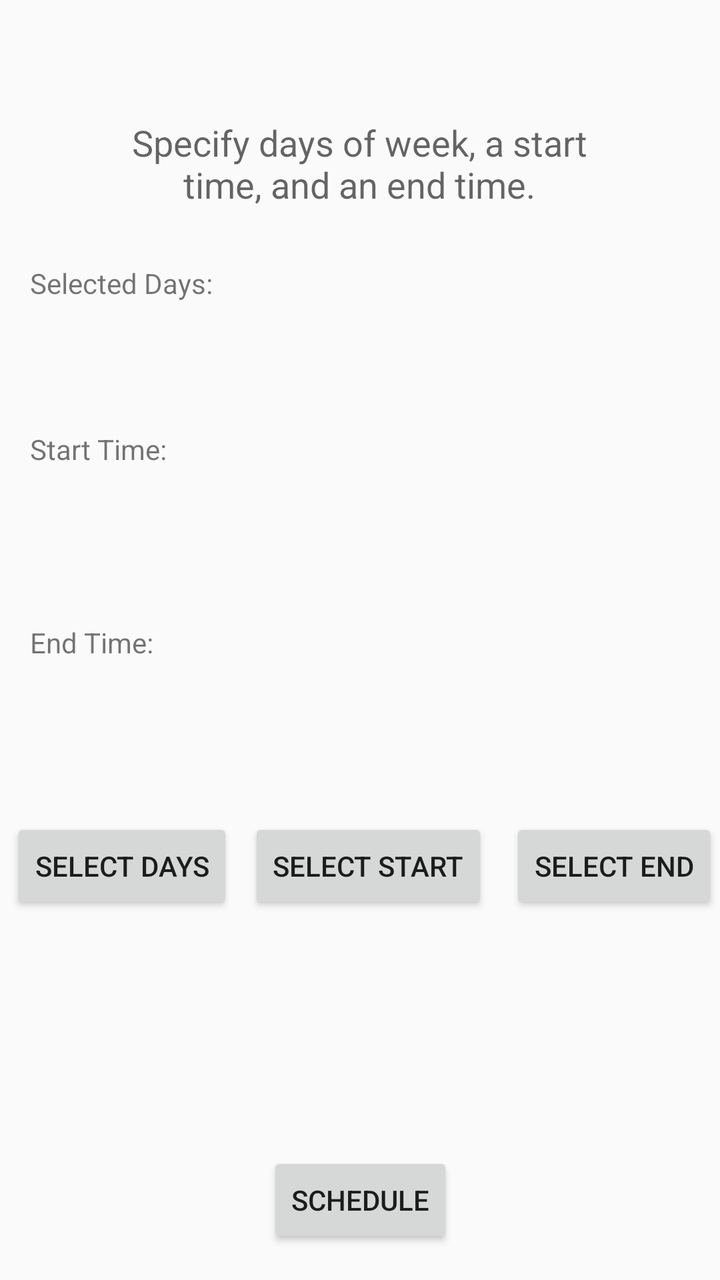
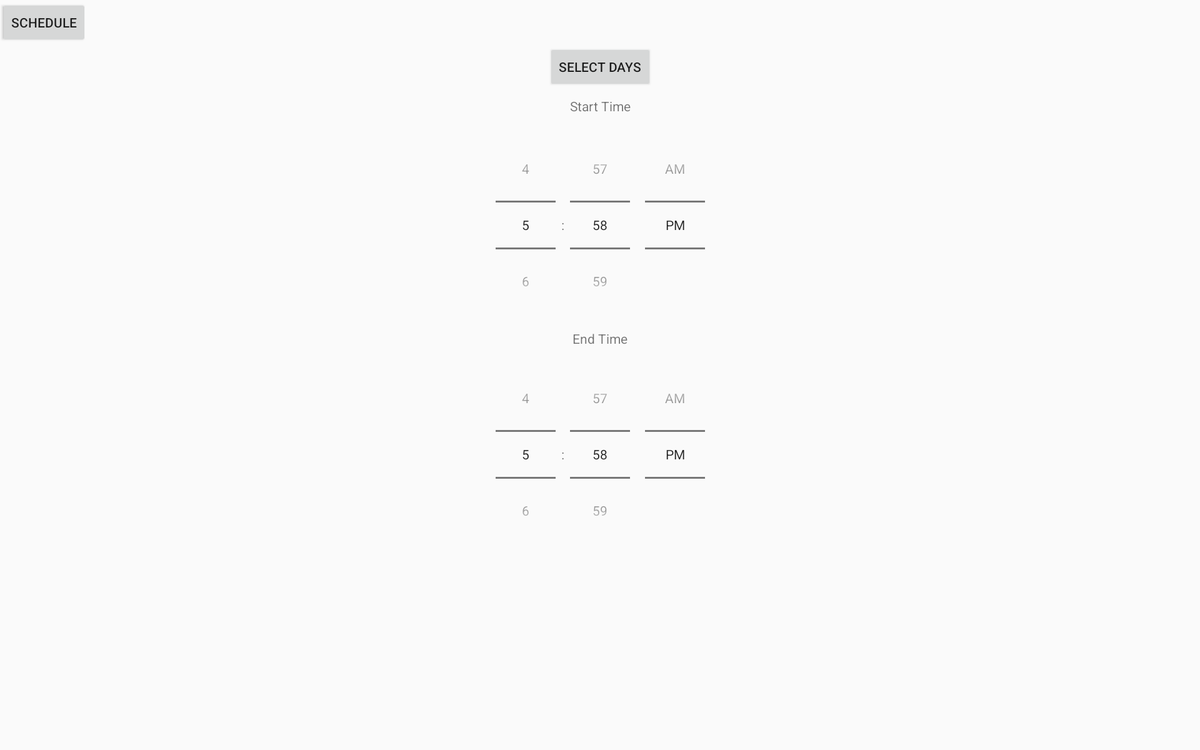

First picture: res/layout/ on a phone held upright. Second picture: the repository's own variant of that layout, on a device whose configuration matches the variant's folder. Source for both follows.
<!-- AndroidManifest.xml: application theme AppTheme -->
<!-- res/layout/content_create_timeslot.xml -->
<?xml version="1.0" encoding="utf-8"?>
<LinearLayout xmlns:android="http://schemas.android.com/apk/res/android"
              xmlns:app="http://schemas.android.com/apk/res-auto"
              xmlns:tools="http://schemas.android.com/tools"
              android:layout_width="match_parent"
              android:layout_height="match_parent"
              app:layout_behavior="@string/appbar_scrolling_view_behavior"
              tools:context="com.team9.focus.activities.CreateTimeslotActivity"
              tools:showIn="@layout/activity_create_timeslot"
              android:orientation="vertical">


    <ScrollView
        android:layout_width="match_parent"
        android:layout_height="match_parent"
        android:fillViewport="true"
        tools:layout_editor_absoluteX="8dp"
        tools:layout_editor_absoluteY="8dp">

        <android.support.constraint.ConstraintLayout
            android:layout_width="match_parent"
            android:layout_height="match_parent"
            tools:layout_editor_absoluteX="8dp"
            tools:layout_editor_absoluteY="8dp">

            <TextView
                android:id="@+id/tvCreateTimeslotInstructions"
                android:layout_width="254dp"
                android:layout_height="57dp"
                android:layout_marginEnd="8dp"
                android:layout_marginLeft="8dp"
                android:layout_marginRight="8dp"
                android:layout_marginStart="8dp"
                android:layout_marginTop="59dp"
                android:text="Specify days of week, a start time, and an end time."
                android:textAlignment="center"
                android:textAppearance="@android:style/TextAppearance.Material.Medium"
                app:layout_constraintHorizontal_bias="0.496"
                app:layout_constraintLeft_toLeftOf="parent"
                app:layout_constraintRight_toRightOf="parent"
                app:layout_constraintTop_toTopOf="parent"/>

            <Button
                android:id="@+id/scheduleButton"
                android:layout_width="wrap_content"
                android:layout_height="wrap_content"

                android:layout_alignStart="@+id/textView21"
                android:layout_alignTop="@+id/endTimePicker"
                android:layout_marginBottom="16dp"
                android:layout_marginEnd="8dp"
                android:layout_marginLeft="8dp"
                android:layout_marginRight="8dp"
                android:layout_marginStart="8dp"
                android:text="Schedule"
                app:layout_constraintBottom_toBottomOf="parent"
                app:layout_constraintLeft_toLeftOf="parent"
                app:layout_constraintRight_toRightOf="parent"
                />

            <LinearLayout
                android:id="@+id/linearLayout2"
                android:layout_width="362dp"
                android:layout_height="51dp"
                android:layout_marginBottom="116dp"
                android:orientation="horizontal"
                android:weightSum="1"
                app:layout_constraintBottom_toTopOf="@+id/scheduleButton"
                android:layout_marginLeft="8dp"
                app:layout_constraintLeft_toLeftOf="parent"
                android:layout_marginRight="8dp"
                app:layout_constraintRight_toRightOf="parent">

                <LinearLayout
                    android:layout_width="fill_parent"
                    android:layout_height="wrap_content"
                    android:layout_weight="0.33"
                    android:gravity="center"
                    android:orientation="vertical">

                    <Button
                        android:id="@+id/btnSelectDays"
                        android:layout_width="wrap_content"
                        android:layout_height="wrap_content"
                        android:layout_centerVertical="true"
                        android:text="Select Days"/>
                </LinearLayout>

                <LinearLayout
                    android:layout_width="fill_parent"
                    android:layout_height="wrap_content"
                    android:layout_weight="0.33"
                    android:gravity="center"
                    android:orientation="vertical">

                    <Button
                        android:id="@+id/btnStartTime"
                        android:layout_width="wrap_content"
                        android:layout_height="wrap_content"
                        android:layout_centerVertical="true"
                        android:text="Select Start"
                        app:layout_constraintVertical_bias="0.761"/>
                </LinearLayout>

                <LinearLayout
                    android:layout_width="fill_parent"
                    android:layout_height="wrap_content"
                    android:layout_weight="0.33"
                    android:gravity="center"
                    android:orientation="vertical">

                    <Button
                        android:id="@+id/btnEndTime"
                        android:layout_width="wrap_content"
                        android:layout_height="wrap_content"

                        android:layout_centerVertical="true"
                        android:text="Select End"/>


                </LinearLayout>


            </LinearLayout>

            <LinearLayout
                android:layout_width="fill_parent"
                android:layout_height="25dp"
                android:layout_marginBottom="8dp"
                android:layout_marginTop="8dp"
                android:orientation="horizontal"
                android:textAlignment="center"
                app:layout_constraintBottom_toTopOf="@+id/linearLayout2"
                app:layout_constraintTop_toBottomOf="@+id/linearLayout5"
                tools:layout_editor_absoluteX="0dp">

                <TextView
                    android:id="@+id/textView8"
                    android:layout_width="wrap_content"
                    android:layout_height="wrap_content"
                    android:layout_marginLeft="15dp"
                    android:layout_weight="0.5"
                    android:text="End Time:"
                    android:textAlignment="textStart"/>

                <TextView
                    android:id="@+id/tvEndTime"
                    android:layout_width="wrap_content"
                    android:layout_height="wrap_content"
                    android:layout_weight="1.23"
                    />
            </LinearLayout>

            <LinearLayout
                android:id="@+id/linearLayout5"
                android:layout_width="fill_parent"
                android:layout_height="24dp"
                android:layout_marginTop="65dp"
                android:orientation="horizontal"
                android:textAlignment="center"
                app:layout_constraintTop_toBottomOf="@+id/linearLayout3"
                tools:layout_editor_absoluteX="3dp">

                <TextView
                    android:id="@+id/textView11"
                    android:layout_width="wrap_content"
                    android:layout_height="wrap_content"
                    android:layout_marginLeft="15dp"
                    android:layout_weight="0.5"
                    android:text="Start Time:"
                    android:textAlignment="textStart"/>

                <TextView
                    android:id="@+id/tvStartTime"
                    android:layout_width="wrap_content"
                    android:layout_height="wrap_content"
                    android:layout_weight="1.20"
                    />
            </LinearLayout>

            <LinearLayout
                android:id="@+id/linearLayout3"
                android:layout_width="fill_parent"
                android:layout_height="18dp"
                android:layout_marginTop="16dp"
                android:orientation="horizontal"
                android:textAlignment="center"
                app:layout_constraintLeft_toLeftOf="parent"
                app:layout_constraintRight_toRightOf="parent"
                app:layout_constraintTop_toBottomOf="@+id/tvCreateTimeslotInstructions"
                tools:layout_editor_absoluteY="151dp">

                <TextView
                    android:id="@+id/textView8"
                    android:layout_width="wrap_content"
                    android:layout_height="wrap_content"
                    android:layout_marginLeft="15dp"
                    android:layout_weight="0.5"
                    android:text="Selected Days:"
                    android:textAlignment="textStart"/>

                <TextView
                    android:id="@+id/tvSelectedDays"
                    android:layout_width="wrap_content"
                    android:layout_height="wrap_content"
                    android:layout_weight="1.83"
                    />
            </LinearLayout>

        </android.support.constraint.ConstraintLayout>
    </ScrollView>

</LinearLayout>
<!-- res/layout/activity_create_timeslot.xml (included above) -->
<?xml version="1.0" encoding="utf-8"?>
<android.support.design.widget.CoordinatorLayout xmlns:android="http://schemas.android.com/apk/res/android"
    xmlns:app="http://schemas.android.com/apk/res-auto"
    xmlns:tools="http://schemas.android.com/tools"
    android:layout_width="match_parent"
    android:layout_height="match_parent"
    tools:context="com.team9.focus.activities.CreateTimeslotActivity">

    <android.support.design.widget.AppBarLayout
        android:layout_width="match_parent"
        android:layout_height="wrap_content"
        android:theme="@style/AppTheme.AppBarOverlay">

        <android.support.v7.widget.Toolbar
            android:id="@+id/toolbar"
            android:layout_width="match_parent"
            android:layout_height="?attr/actionBarSize"
            android:background="?attr/colorPrimary"
            app:popupTheme="@style/AppTheme.PopupOverlay" />

    </android.support.design.widget.AppBarLayout>

    <include layout="@layout/content_create_timeslot" />

</android.support.design.widget.CoordinatorLayout>
<!-- resources referenced by this layout -->
<resources>
  <style name="AppTheme.AppBarOverlay" parent="ThemeOverlay.AppCompat.Dark.ActionBar" />
  <style name="AppTheme.PopupOverlay" parent="ThemeOverlay.AppCompat.Light" />
  <style name="AppTheme" parent="Theme.AppCompat.Light.DarkActionBar">
          
          <item name="colorPrimary">@color/colorPrimary</item>
          <item name="colorPrimaryDark">@color/colorPrimaryDark</item>
          <item name="colorAccent">@color/colorAccent</item>
          <item name="windowActionBar">false</item>
          <item name="windowNoTitle">true</item>
      </style>
  <color name="colorPrimary">#61CA9C</color>
  <color name="colorPrimaryDark">#239D69</color>
  <color name="colorAccent">#8DE1BD</color>
</resources>
<!-- res/layout-xlarge/content_create_timeslot.xml (the author's variant of the layout above) -->
<!-- drawn on a large tablet held sideways -->
<?xml version="1.0" encoding="utf-8"?>
<LinearLayout xmlns:android="http://schemas.android.com/apk/res/android"
              xmlns:app="http://schemas.android.com/apk/res-auto"
              xmlns:tools="http://schemas.android.com/tools"
              android:layout_width="match_parent"
              android:layout_height="match_parent"
              app:layout_behavior="@string/appbar_scrolling_view_behavior"
              tools:context="com.team9.focus.activities.CreateTimeslotActivity"
              tools:showIn="@layout/activity_create_timeslot"
              android:orientation="vertical">


    <ScrollView
        android:layout_width="match_parent"
        android:layout_height="wrap_content"
        android:fillViewport="true"
        tools:layout_editor_absoluteX="8dp"
        tools:layout_editor_absoluteY="8dp">

        <android.support.constraint.ConstraintLayout
            android:layout_width="match_parent"
            android:layout_height="match_parent"
            tools:layout_editor_absoluteX="8dp"
            tools:layout_editor_absoluteY="8dp">

            <TimePicker
                android:id="@+id/startTimePicker"
                android:layout_width="wrap_content"
                android:layout_height="wrap_content"
                android:timePickerMode="spinner"
                android:layout_below="@+id/textView20"
                android:layout_centerHorizontal="true"
                android:layout_marginRight="8dp"
                app:layout_constraintRight_toRightOf="parent"
                android:layout_marginLeft="8dp"
                app:layout_constraintLeft_toLeftOf="parent"
                android:layout_marginTop="11dp"
                app:layout_constraintTop_toBottomOf="@+id/textView20"/>

            <TextView
                android:id="@+id/textView20"
                android:layout_width="wrap_content"
                android:layout_height="wrap_content"
                android:layout_alignStart="@+id/sundayButton"
                android:layout_below="@+id/sundayButton"
                android:text="Start Time"
                android:layout_marginTop="8dp"
                app:layout_constraintTop_toBottomOf="@+id/btnSelectDays"
                android:layout_marginRight="8dp"
                app:layout_constraintRight_toRightOf="parent"
                android:layout_marginLeft="8dp"
                app:layout_constraintLeft_toLeftOf="parent"/>

            <TextView
                android:id="@+id/textView21"
                android:layout_width="wrap_content"
                android:layout_height="wrap_content"
                android:layout_alignEnd="@+id/textView20"
                android:layout_below="@+id/startTimePicker"
                android:text="End Time"
                android:layout_marginTop="5dp"
                app:layout_constraintTop_toBottomOf="@+id/startTimePicker"
                android:layout_marginRight="8dp"
                app:layout_constraintRight_toRightOf="parent"
                android:layout_marginLeft="8dp"
                app:layout_constraintLeft_toLeftOf="parent"/>

            <TimePicker
                android:id="@+id/endTimePicker"
                android:layout_width="wrap_content"
                android:layout_height="wrap_content"
                android:layout_alignStart="@+id/startTimePicker"
                android:layout_below="@+id/textView21"
                android:timePickerMode="spinner"
                android:layout_marginLeft="8dp"
                app:layout_constraintLeft_toLeftOf="parent"
                android:layout_marginRight="8dp"
                app:layout_constraintRight_toRightOf="parent"
                android:layout_marginTop="8dp"
                app:layout_constraintTop_toBottomOf="@+id/textView21"/>

            <Button
                android:id="@+id/scheduleButton"
                android:layout_width="wrap_content"
                android:layout_height="wrap_content"
                android:layout_alignEnd="@+id/saturdayButton"
                android:layout_alignStart="@+id/textView21"
                android:layout_alignTop="@+id/endTimePicker"
                android:text="Schedule"
                tools:layout_editor_absoluteY="603dp"
                tools:layout_editor_absoluteX="159dp"/>

            <Button
                android:id="@+id/btnSelectDays"
                android:layout_width="wrap_content"
                android:layout_height="wrap_content"
                android:layout_marginLeft="8dp"
                android:layout_marginRight="8dp"
                android:layout_marginTop="47dp"
                android:text="Select Days"
                app:layout_constraintLeft_toLeftOf="parent"
                app:layout_constraintRight_toRightOf="parent"
                app:layout_constraintTop_toTopOf="parent"/>

        </android.support.constraint.ConstraintLayout>
    </ScrollView>

</LinearLayout>
<!-- res/layout/content_create_timeslot.xml (included above) -->
<?xml version="1.0" encoding="utf-8"?>
<LinearLayout xmlns:android="http://schemas.android.com/apk/res/android"
              xmlns:app="http://schemas.android.com/apk/res-auto"
              xmlns:tools="http://schemas.android.com/tools"
              android:layout_width="match_parent"
              android:layout_height="match_parent"
              app:layout_behavior="@string/appbar_scrolling_view_behavior"
              tools:context="com.team9.focus.activities.CreateTimeslotActivity"
              tools:showIn="@layout/activity_create_timeslot"
              android:orientation="vertical">


    <ScrollView
        android:layout_width="match_parent"
        android:layout_height="match_parent"
        android:fillViewport="true"
        tools:layout_editor_absoluteX="8dp"
        tools:layout_editor_absoluteY="8dp">

        <android.support.constraint.ConstraintLayout
            android:layout_width="match_parent"
            android:layout_height="match_parent"
            tools:layout_editor_absoluteX="8dp"
            tools:layout_editor_absoluteY="8dp">

            <TextView
                android:id="@+id/tvCreateTimeslotInstructions"
                android:layout_width="254dp"
                android:layout_height="57dp"
                android:layout_marginEnd="8dp"
                android:layout_marginLeft="8dp"
                android:layout_marginRight="8dp"
                android:layout_marginStart="8dp"
                android:layout_marginTop="59dp"
                android:text="Specify days of week, a start time, and an end time."
                android:textAlignment="center"
                android:textAppearance="@android:style/TextAppearance.Material.Medium"
                app:layout_constraintHorizontal_bias="0.496"
                app:layout_constraintLeft_toLeftOf="parent"
                app:layout_constraintRight_toRightOf="parent"
                app:layout_constraintTop_toTopOf="parent"/>

            <Button
                android:id="@+id/scheduleButton"
                android:layout_width="wrap_content"
                android:layout_height="wrap_content"

                android:layout_alignStart="@+id/textView21"
                android:layout_alignTop="@+id/endTimePicker"
                android:layout_marginBottom="16dp"
                android:layout_marginEnd="8dp"
                android:layout_marginLeft="8dp"
                android:layout_marginRight="8dp"
                android:layout_marginStart="8dp"
                android:text="Schedule"
                app:layout_constraintBottom_toBottomOf="parent"
                app:layout_constraintLeft_toLeftOf="parent"
                app:layout_constraintRight_toRightOf="parent"
                />

            <LinearLayout
                android:id="@+id/linearLayout2"
                android:layout_width="362dp"
                android:layout_height="51dp"
                android:layout_marginBottom="116dp"
                android:orientation="horizontal"
                android:weightSum="1"
                app:layout_constraintBottom_toTopOf="@+id/scheduleButton"
                android:layout_marginLeft="8dp"
                app:layout_constraintLeft_toLeftOf="parent"
                android:layout_marginRight="8dp"
                app:layout_constraintRight_toRightOf="parent">

                <LinearLayout
                    android:layout_width="fill_parent"
                    android:layout_height="wrap_content"
                    android:layout_weight="0.33"
                    android:gravity="center"
                    android:orientation="vertical">

                    <Button
                        android:id="@+id/btnSelectDays"
                        android:layout_width="wrap_content"
                        android:layout_height="wrap_content"
                        android:layout_centerVertical="true"
                        android:text="Select Days"/>
                </LinearLayout>

                <LinearLayout
                    android:layout_width="fill_parent"
                    android:layout_height="wrap_content"
                    android:layout_weight="0.33"
                    android:gravity="center"
                    android:orientation="vertical">

                    <Button
                        android:id="@+id/btnStartTime"
                        android:layout_width="wrap_content"
                        android:layout_height="wrap_content"
                        android:layout_centerVertical="true"
                        android:text="Select Start"
                        app:layout_constraintVertical_bias="0.761"/>
                </LinearLayout>

                <LinearLayout
                    android:layout_width="fill_parent"
                    android:layout_height="wrap_content"
                    android:layout_weight="0.33"
                    android:gravity="center"
                    android:orientation="vertical">

                    <Button
                        android:id="@+id/btnEndTime"
                        android:layout_width="wrap_content"
                        android:layout_height="wrap_content"

                        android:layout_centerVertical="true"
                        android:text="Select End"/>


                </LinearLayout>


            </LinearLayout>

            <LinearLayout
                android:layout_width="fill_parent"
                android:layout_height="25dp"
                android:layout_marginBottom="8dp"
                android:layout_marginTop="8dp"
                android:orientation="horizontal"
                android:textAlignment="center"
                app:layout_constraintBottom_toTopOf="@+id/linearLayout2"
                app:layout_constraintTop_toBottomOf="@+id/linearLayout5"
                tools:layout_editor_absoluteX="0dp">

                <TextView
                    android:id="@+id/textView8"
                    android:layout_width="wrap_content"
                    android:layout_height="wrap_content"
                    android:layout_marginLeft="15dp"
                    android:layout_weight="0.5"
                    android:text="End Time:"
                    android:textAlignment="textStart"/>

                <TextView
                    android:id="@+id/tvEndTime"
                    android:layout_width="wrap_content"
                    android:layout_height="wrap_content"
                    android:layout_weight="1.23"
                    />
            </LinearLayout>

            <LinearLayout
                android:id="@+id/linearLayout5"
                android:layout_width="fill_parent"
                android:layout_height="24dp"
                android:layout_marginTop="65dp"
                android:orientation="horizontal"
                android:textAlignment="center"
                app:layout_constraintTop_toBottomOf="@+id/linearLayout3"
                tools:layout_editor_absoluteX="3dp">

                <TextView
                    android:id="@+id/textView11"
                    android:layout_width="wrap_content"
                    android:layout_height="wrap_content"
                    android:layout_marginLeft="15dp"
                    android:layout_weight="0.5"
                    android:text="Start Time:"
                    android:textAlignment="textStart"/>

                <TextView
                    android:id="@+id/tvStartTime"
                    android:layout_width="wrap_content"
                    android:layout_height="wrap_content"
                    android:layout_weight="1.20"
                    />
            </LinearLayout>

            <LinearLayout
                android:id="@+id/linearLayout3"
                android:layout_width="fill_parent"
                android:layout_height="18dp"
                android:layout_marginTop="16dp"
                android:orientation="horizontal"
                android:textAlignment="center"
                app:layout_constraintLeft_toLeftOf="parent"
                app:layout_constraintRight_toRightOf="parent"
                app:layout_constraintTop_toBottomOf="@+id/tvCreateTimeslotInstructions"
                tools:layout_editor_absoluteY="151dp">

                <TextView
                    android:id="@+id/textView8"
                    android:layout_width="wrap_content"
                    android:layout_height="wrap_content"
                    android:layout_marginLeft="15dp"
                    android:layout_weight="0.5"
                    android:text="Selected Days:"
                    android:textAlignment="textStart"/>

                <TextView
                    android:id="@+id/tvSelectedDays"
                    android:layout_width="wrap_content"
                    android:layout_height="wrap_content"
                    android:layout_weight="1.83"
                    />
            </LinearLayout>

        </android.support.constraint.ConstraintLayout>
    </ScrollView>

</LinearLayout>
